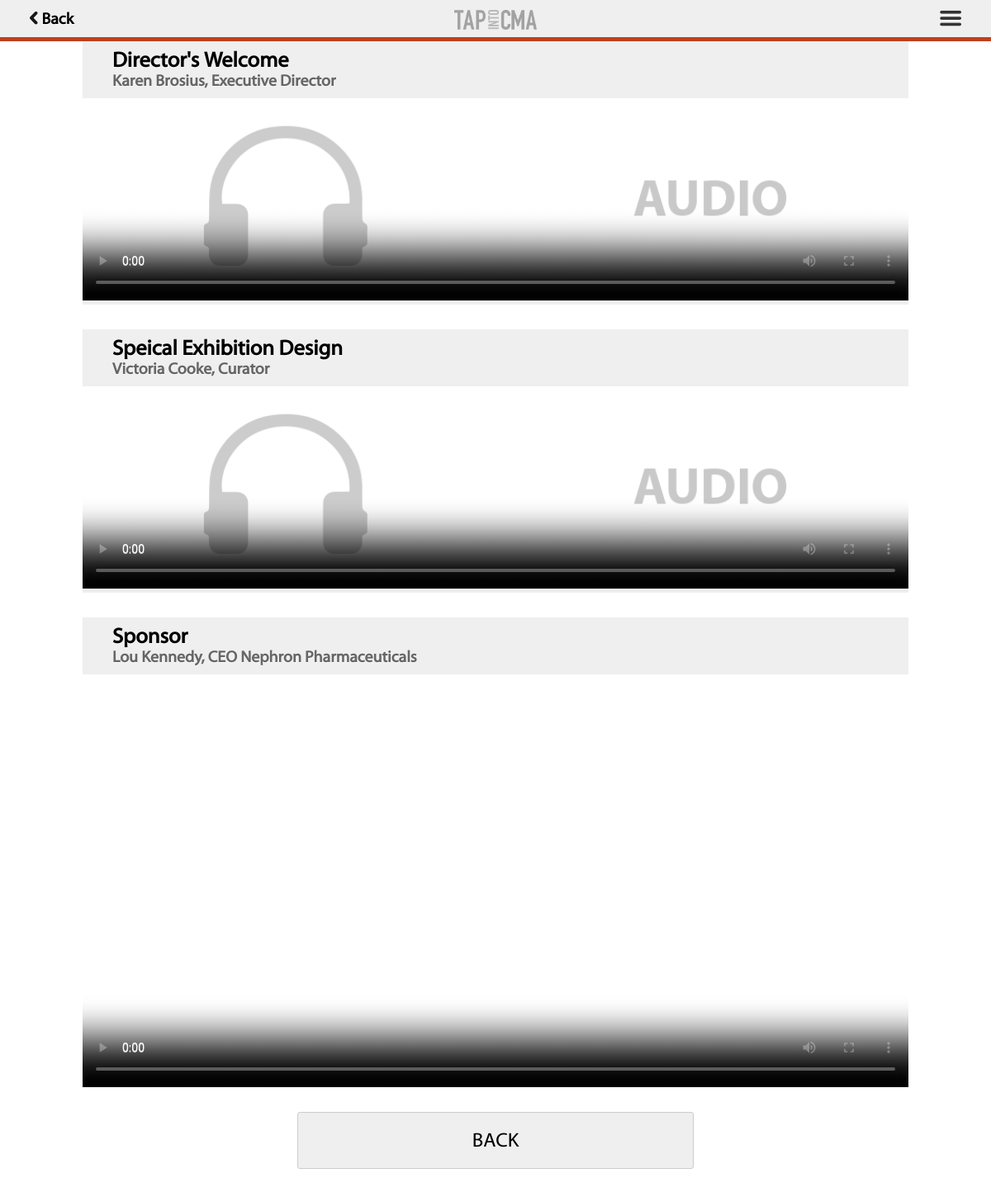
/group.php?stopID=101, run on the app's committed database.
### tables this page shows
CREATE TABLE `tour_content` (
  `id` int(11) unsigned NOT NULL AUTO_INCREMENT,
  `tourID` int(11) DEFAULT NULL,
  `stopID` int(11) DEFAULT NULL,
  `groupTitle` varchar(100) DEFAULT NULL,
  `groupID` int(11) DEFAULT NULL,
  `stopType` tinyint(1) DEFAULT NULL,
  `title` varchar(100) DEFAULT NULL,
  `description` text,
  `speaker` varchar(100) DEFAULT NULL,
  `speakerImage` varchar(15) DEFAULT NULL,
  `source` varchar(50) DEFAULT NULL,
  PRIMARY KEY (`id`)
);

### _inc/content/group_content.php (the view, shortened to what this page needs)
<?
if(!$fromHome){
    $tourQuery = "tourID = $tourID";
}
$query = "SELECT * from tour_content WHERE
    ($tourQuery $stopID $groupID AND source IS NOT NULL)
    ORDER BY groupID
		";
$result = mysqli_query($db,$query);
while($row = mysqli_fetch_assoc($result)){
    $tourID       = $row['tourID'];
    $groupID      = $row['groupID'];
    $groupTitle   = $row['groupTitle'];
    $stopType     = $row['stopType'];
    $title        = $row['title'];
    $speaker      = $row['speaker'];
    $speakerImage = $row['speakerImage'];
    $source       = $row['source'];
    if($groupID > 0){
        $stopTitle = $title;
    }
    else $stopTitle = $groupTitle;
    $stopInfo="<h1 $italicize>$stopTitle</h1><h2>$speaker</h2>";
    if($groupID == 0){
        $auto      = "autoplay";
        $soloVideo = "soloVideo";
        $soloAudio = "soloAudio";
    }
    else{
        $auto = "";
        $soloVideo = "";
        $soloAudio = "";
    }
    if ($stopType == 1 || $stopType == 5){
        $content = $stopInfo."
            <video class='video $soloVideo' name='$title' poster='assets/$tourID/speakers/$speakerImage-video.jpg' $auto controls>
                <source src='assets/$tourID/$source.mp4' type='video/mp4'>
            </video>
        ";
    }
    else if ($stopType == 2 || $stopType == 3){
        $place = "_images/audio_placeholder.gif";
    $content = $stopInfo."
            <video class='audio $soloAudio' name='$title' $auto controls poster='$place'>
                <source src='assets/$tourID/$source.mp4' type='video/mp4'>
            </video>
        ";
    }
    $stopList .= "<article>
                        $content
                    </article>";
}
?>

### _css/global.tour.css (style rules this page uses)
section h1 { padding-left:20px }
article { position:relative;margin-bottom:30px }
article h1 { margin:0;padding:8px 3% 0 3%;background:#efefef;font-size:1.3em }
article h2 { background:#efefef;font-size:13px;color:#666;padding:0 3% 10px 3%;margin:0 }
article video { z-index:50;background:#FFF !important }
article video.video { height:180px;width:320px;margin:0 auto }
article video.audio { height:72px;width:320px;margin:0 auto;border-bottom:5px solid #efefef }
article img,article video { display:block }
* { box-sizing:border-box;text-shadow:0 1px 0 rgba(255,255,255,0.7);font-family:myriad, serif;font-size:100% }
body { margin:0;padding:0;background:#FFF }
@media (min-width: 600px) { article video.video { height:auto;width:600px } }
@media (min-width: 600px) { article video.audio { height:150px;width:600px;background:#FFF } }
@media (min-width: 600px) { article h1,article h2 { width:600px;margin-left:auto;margin-right:auto } }
@media (min-width: 600px) { article h1,article h2 { font-size:1.2em;width:600px } }
@media (min-width: 600px) { article h2 { font-size:1em } }
@media (min-width: 1025px) { article video.video { margin:0 auto;height:auto;width:1000px } }
@media (min-width: 1025px) { article video.audio { margin:0 auto;height:250px;width:1000px } }
@media (min-width: 1025px) { article h1,article h2 { font-size:1.6em;width:1000px;margin-left:auto;margin-right:auto } }
@media (min-width: 1025px) { article h2 { font-size:1.2em } }

### data on the page
tour_content: title "Director's Welcome", speaker "Karen Brosius, Executive Director"
tour_content: title "Speical Exhibition Design", speaker "Victoria Cooke, Curator"
tour_content: title "Sponsor", speaker "Lou Kennedy, CEO Nephron Pharmaceuticals"
